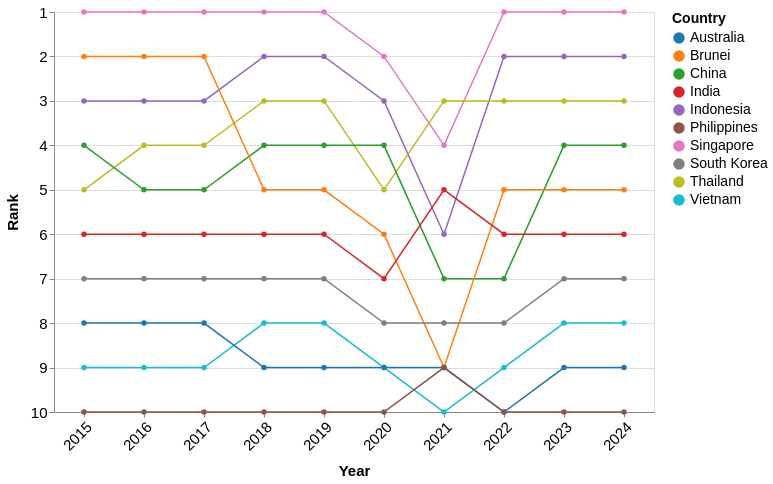

Write the Vega-Lite specification saved for this chart.
### Vega-Lite specification from a JSON file in a GitHub repository (floating-point values rounded to 4 significant figures)
{"$schema": "https://vega.github.io/schema/vega-lite/v5.json", "width": 600, "height": 400, "data": {"values": [{"Country": "Singapore", "year": 2024, "Visitors": 4276007, "rank": 1}, {"Country": "Singapore", "year": 2023, "Visitors": 8308230, "rank": 1}, {"Country": "Singapore", "year": 2022, "Visitors": 5222991, "rank": 1}, {"Country": "Singapore", "year": 2021, "Visitors": 16308, "rank": 4}, {"Country": "Singapore", "year": 2020, "Visitors": 1545255, "rank": 2}, {"Country": "Singapore", "year": 2019, "Visitors": 10163882, "rank": 1}, {"Country": "Singapore", "year": 2018, "Visitors": 10615986, "rank": 1}, {"Country": "Singapore", "year": 2017, "Visitors": 12441713, "rank": 1}, {"Country": "Singapore", "year": 2016, "Visitors": 13272961, "rank": 1}, {"Country": "Singapore", "year": 2015, "Visitors": 12930754, "rank": 1}, {"Country": "Indonesia", "year": 2024, "Visitors": 1786630, "rank": 2}, {"Country": "Indonesia", "year": 2023, "Visitors": 3108165, "rank": 2}, {"Country": "Indonesia", "year": 2022, "Visitors": 1481739, "rank": 2}, {"Country": "Indonesia", "year": 2021, "Visitors": 11025, "rank": 6}, {"Country": "Indonesia", "year": 2020, "Visitors": 711723, "rank": 3}, {"Country": "Indonesia", "year": 2019, "Visitors": 3623277, "rank": 2}, {"Country": "Indonesia", "year": 2018, "Visitors": 3277689, "rank": 2}, {"Country": "Indonesia", "year": 2017, "Visitors": 2796570, "rank": 3}, {"Country": "Indonesia", "year": 2016, "Visitors": 3049964, "rank": 3}, {"Country": "Indonesia", "year": 2015, "Visitors": 2788033, "rank": 3}, {"Country": "Thailand", "year": 2024, "Visitors": 813783, "rank": 3}, {"Country": "Thailand", "year": 2023, "Visitors": 1551282, "rank": 3}, {"Country": "Thailand", "year": 2022, "Visitors": 715528, "rank": 3}, {"Country": "Thailand", "year": 2021, "Visitors": 59607, "rank": 3}, {"Country": "Thailand", "year": 2020, "Visitors": 394413, "rank": 5}, {"Country": "Thailand", "year": 2019, "Visitors": 1884306, "rank": 3}, {"Country": "Thailand", "year": 2018, "Visitors": 1914692, "rank": 3}, {"Country": "Thailand", "year": 2017, "Visitors": 1836522, "rank": 4}, {"Country": "Thailand", "year": 2016, "Visitors": 1780800, "rank": 4}, {"Country": "Thailand", "year": 2015, "Visitors": 1343569, "rank": 5}, {"Country": "China", "year": 2024, "Visitors": 1449711, "rank": 4}, {"Country": "China", "year": 2023, "Visitors": 1474114, "rank": 4}, {"Country": "China", "year": 2022, "Visitors": 211363, "rank": 7}, {"Country": "China", "year": 2021, "Visitors": 7701, "rank": 7}, {"Country": "China", "year": 2020, "Visitors": 405149, "rank": 4}, {"Country": "China", "year": 2019, "Visitors": 3114257, "rank": 4}, {"Country": "China", "year": 2018, "Visitors": 2944133, "rank": 4}, {"Country": "China", "year": 2017, "Visitors": 2281666, "rank": 5}, {"Country": "China", "year": 2016, "Visitors": 2124942, "rank": 5}, {"Country": "China", "year": 2015, "Visitors": 1677163, "rank": 4}, {"Country": "Brunei", "year": 2024, "Visitors": 565999, "rank": 5}, {"Country": "Brunei", "year": 2023, "Visitors": 811833, "rank": 5}, {"Country": "Brunei", "year": 2022, "Visitors": 301757, "rank": 5}, {"Country": "Brunei", "year": 2021, "Visitors": 773, "rank": 9}, {"Country": "Brunei", "year": 2020, "Visitors": 136020, "rank": 6}, {"Country": "Brunei", "year": 2019, "Visitors": 1216123, "rank": 5}, {"Country": "Brunei", "year": 2018, "Visitors": 1382031, "rank": 5}, {"Country": "Brunei", "year": 2017, "Visitors": 1660506, "rank": 2}, {"Country": "Brunei", "year": 2016, "Visitors": 1391016, "rank": 2}, {"Country": "Brunei", "year": 2015, "Visitors": 1133555, "rank": 2}, {"Country": "India", "year": 2024, "Visitors": 537493, "rank": 6}, {"Country": "India", "year": 2023, "Visitors": 671846, "rank": 6}, {"Country": "India", "year": 2022, "Visitors": 324548, "rank": 6}, {"Country": "India", "year": 2021, "Visitors": 3916, "rank": 5}, {"Country": "India", "year": 2020, "Visitors": 155883, "rank": 7}, {"Country": "India", "year": 2019, "Visitors": 735309, "rank": 6}, {"Country": "India", "year": 2018, "Visitors": 600311, "rank": 6}, {"Country": "India", "year": 2017, "Visitors": 552739, "rank": 6}, {"Country": "India", "year": 2016, "Visitors": 638578, "rank": 6}, {"Country": "India", "year": 2015, "Visitors": 722141, "rank": 6}, {"Country": "South Korea", "year": 2024, "Visitors": 232711, "rank": 7}, {"Country": "South Korea", "year": 2023, "Visitors": 400853, "rank": 7}, {"Country": "South Korea", "year": 2022, "Visitors": 146384, "rank": 8}, {"Country": "South Korea", "year": 2021, "Visitors": 3028, "rank": 8}, {"Country": "South Korea", "year": 2020, "Visitors": 119750, "rank": 8}, {"Country": "South Korea", "year": 2019, "Visitors": 673065, "rank": 7}, {"Country": "South Korea", "year": 2018, "Visitors": 616783, "rank": 7}, {"Country": "South Korea", "year": 2017, "Visitors": 484528, "rank": 7}, {"Country": "South Korea", "year": 2016, "Visitors": 444439, "rank": 7}, {"Country": "South Korea", "year": 2015, "Visitors": 421161, "rank": 7}, {"Country": "Vietnam", "year": 2024, "Visitors": 137344, "rank": 8}, {"Country": "Vietnam", "year": 2023, "Visitors": 286083, "rank": 8}, {"Country": "Vietnam", "year": 2022, "Visitors": 123931, "rank": 9}, {"Country": "Vietnam", "year": 2021, "Visitors": 14136, "rank": 10}, {"Country": "Vietnam", "year": 2020, "Visitors": 71622, "rank": 9}, {"Country": "Vietnam", "year": 2019, "Visitors": 892716, "rank": 8}, {"Country": "Vietnam", "year": 2018, "Visitors": 786327, "rank": 8}, {"Country": "Vietnam", "year": 2017, "Visitors": 638135, "rank": 9}, {"Country": "Vietnam", "year": 2016, "Visitors": 703737, "rank": 9}, {"Country": "Vietnam", "year": 2015, "Visitors": 646891, "rank": 9}, {"Country": "Australia", "year": 2024, "Visitors": 159318, "rank": 9}, {"Country": "Australia", "year": 2023, "Visitors": 276477, "rank": 9}, {"Country": "Australia", "year": 2022, "Visitors": 118598, "rank": 10}, {"Country": "Australia", "year": 2021, "Visitors": 33451, "rank": 9}, {"Country": "Australia", "year": 2020, "Visitors": 195146, "rank": 9}, {"Country": "Australia", "year": 2019, "Visitors": 1282782, "rank": 9}, {"Country": "Australia", "year": 2018, "Visitors": 1034871, "rank": 9}, {"Country": "Australia", "year": 2017, "Visitors": 899202, "rank": 8}, {"Country": "Australia", "year": 2016, "Visitors": 737115, "rank": 8}, {"Country": "Australia", "year": 2015, "Visitors": 714047, "rank": 8}, {"Country": "Philippines", "year": 2024, "Visitors": 60100, "rank": 10}, {"Country": "Philippines", "year": 2023, "Visitors": 137781, "rank": 10}, {"Country": "Philippines", "year": 2022, "Visitors": 86462, "rank": 10}, {"Country": "Philippines", "year": 2021, "Visitors": 10229, "rank": 9}, {"Country": "Philippines", "year": 2020, "Visitors": 53889, "rank": 10}, {"Country": "Philippines", "year": 2019, "Visitors": 1114257, "rank": 10}, {"Country": "Philippines", "year": 2018, "Visitors": 1167375, "rank": 10}, {"Country": "Philippines", "year": 2017, "Visitors": 1066461, "rank": 10}, {"Country": "Philippines", "year": 2016, "Visitors": 1029488, "rank": 10}, {"Country": "Philippines", "year": 2015, "Visitors": 957408, "rank": 10}]}, "mark": {"type": "line", "point": true, "strokeWidth": 1.5}, "encoding": {"x": {"field": "year", "type": "ordinal", "title": "Year", "axis": {"labelOverlap": "parity", "labelAngle": -45}}, "y": {"field": "rank", "type": "quantitative", "title": "Rank", "scale": {"domain": [10, 1], "nice": true}, "axis": {"reverse": true}}, "color": {"field": "Country", "type": "nominal", "scale": {"scheme": "category10"}}, "tooltip": [{"field": "Country", "type": "nominal", "title": "Country"}, {"field": "year", "type": "ordinal", "title": "Year"}, {"field": "rank", "type": "quantitative", "title": "Rank"}, {"field": "Visitors", "type": "quantitative", "title": "Visitors", "format": ","}]}, "config": {"axis": {"labelFontSize": 15, "titleFontSize": 15, "titlePadding": 10}, "legend": {"labelFontSize": 14, "titleFontSize": 14, "labelPadding": 10}, "tooltip": {"labelFontSize": 15, "titleFontSize": 15}}}
